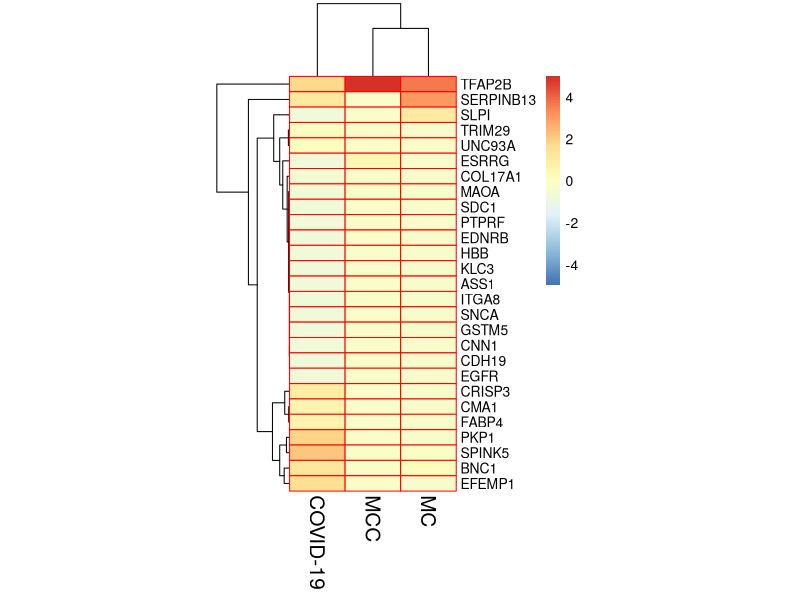
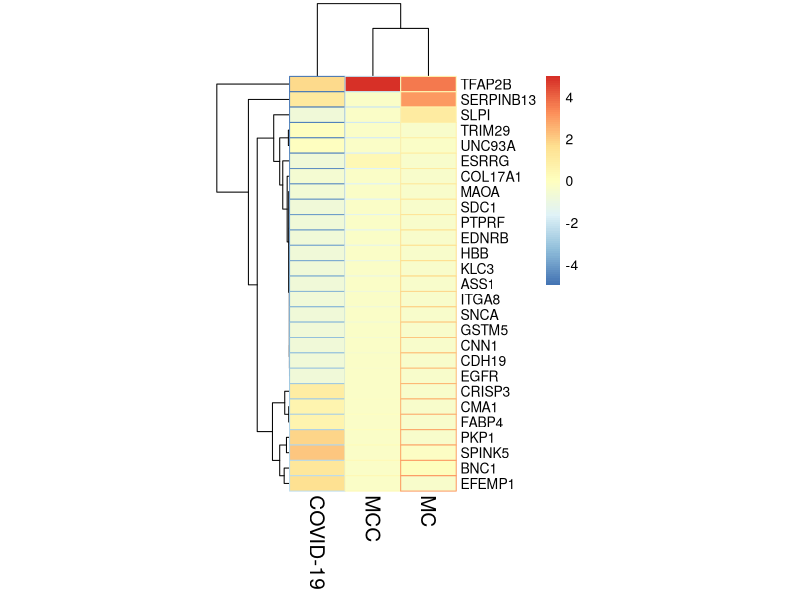
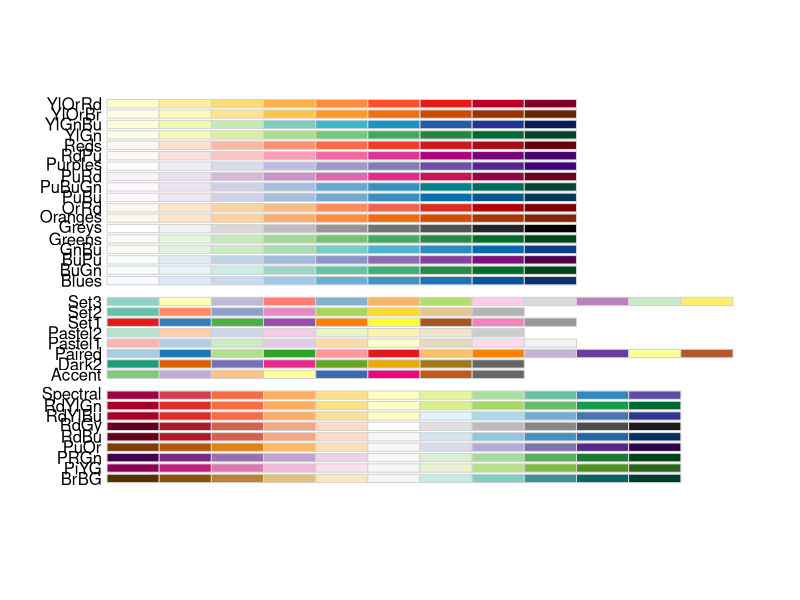
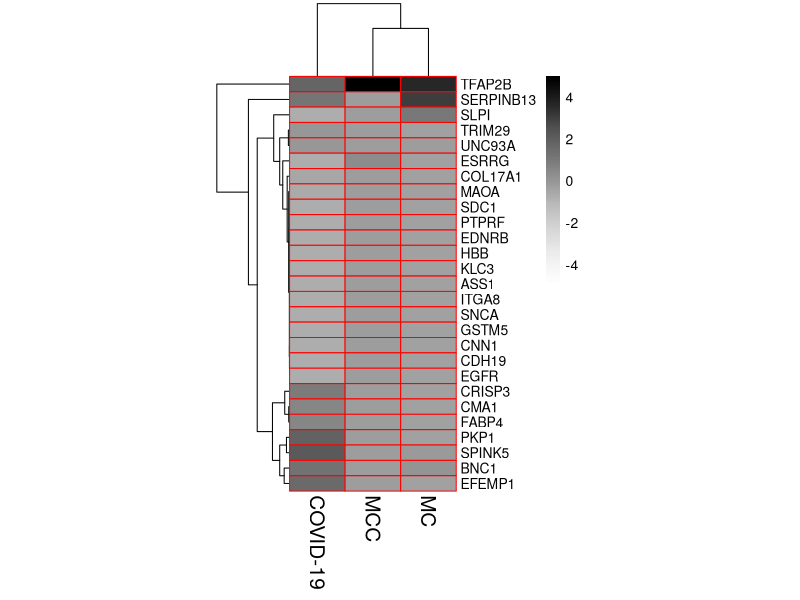
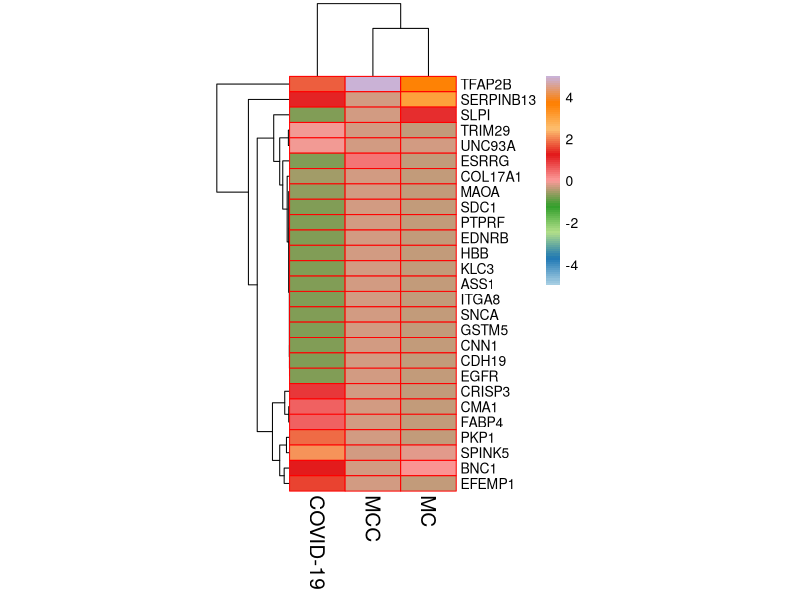
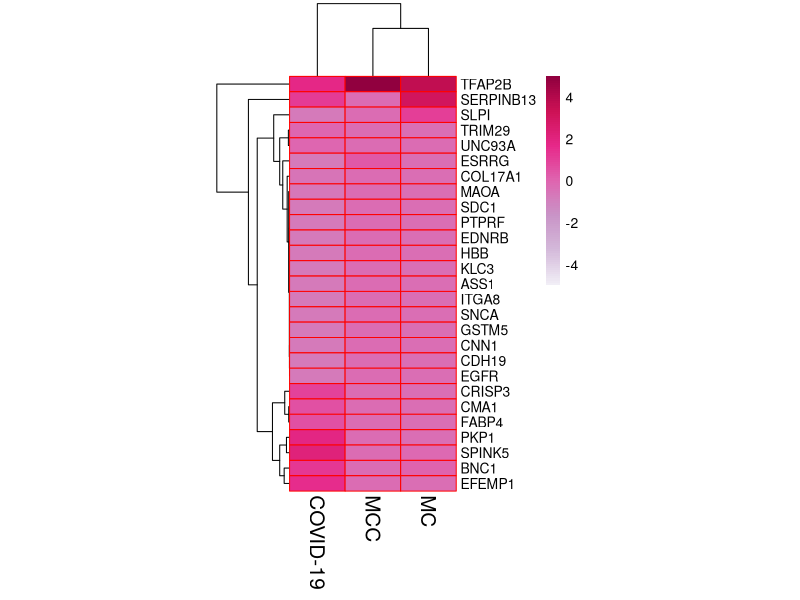
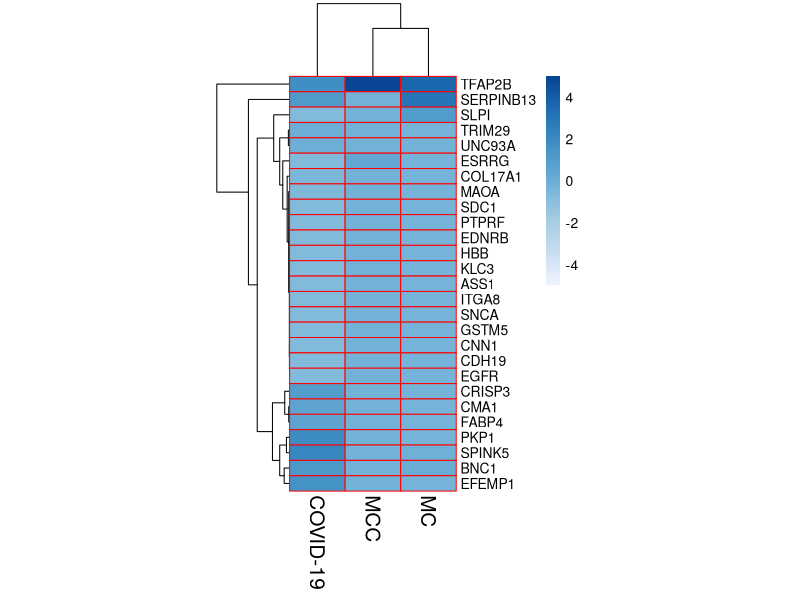
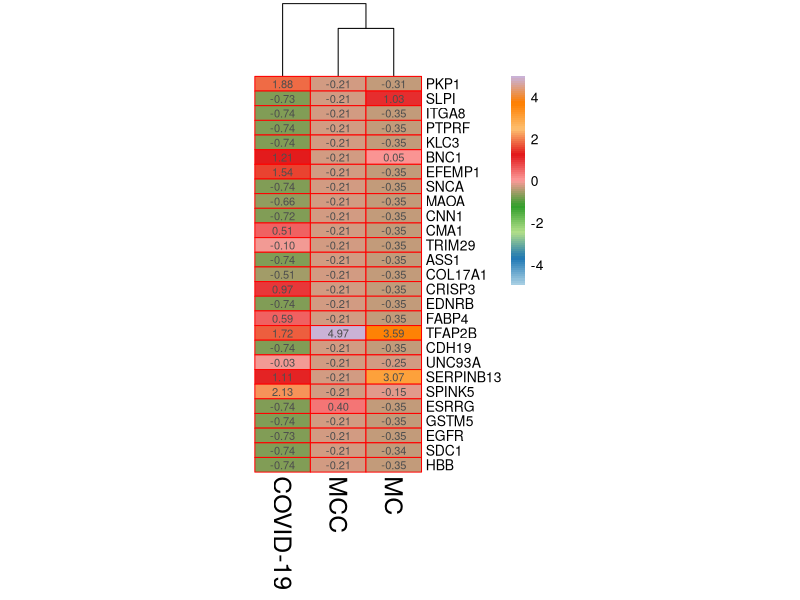

Write the R code that produced these figures, in order.
# Draw heatmap

#install.packages("RColorBrewer")
#install.packages("pheatmap")

library(ggplot2) 		
library(RColorBrewer)  # Help to extract different col0r
library(pheatmap)

# Upload Data
dataset= read.csv('heatmap_adj.csv', header = TRUE, sep = ',')
row.names(dataset)= dataset$Gene
colnames(dataset)= c('Gene', 'COVID-19', 'MCC','MC')
dataset= dataset[, -1]
dataset= data.matrix(dataset)   # Convert dataframe to matrix

        # Construct heatmap
help(pheatmap)  # open help page

pheatmap(dataset, border_color = 'red',
         cellwidth = 40,
         fontsize_col = 15,
         scale='column')

C= colorRampPalette(rev(brewer.pal(n = 7, name =
                                              "RdYlBu")))(100)  # Default color for pheatmap

pheatmap(dataset, border_color = C,
         cellwidth = 40,
         fontsize_col = 15,
         scale='column')



# Use different color
display.brewer.all()   # It shows all available color palette 


greys= colorRampPalette(brewer.pal(9, 'Greys'))(100)

pheatmap(dataset, border_color = 'red',
         cellwidth = 40,
         fontsize_col = 15,
         scale='column',
         color = greys)

pairs= colorRampPalette(brewer.pal(9, 'Paired'))(100)

pheatmap(dataset, border_color = 'red',
         cellwidth = 40,
         fontsize_col = 15,
         scale='column',
         color = pairs)

purd= colorRampPalette(brewer.pal(7, 'PuRd'))(100)


pheatmap(dataset, border_color = 'red',
         cellwidth = 40,
         fontsize_col = 15,
         scale='column',
         color = purd)


blue= colorRampPalette(brewer.pal(7, 'Blues'))(100)


pheatmap(dataset, border_color = 'red',
         cellwidth = 40,
         fontsize_col = 15,
         scale='column',
         color = blue)



pheatmap(dataset, border_color = 'red',
         cellwidth = 40,
         fontsize_col = 18,
         color = pairs,
         scale='column',
         cluster_rows = FALSE,
         display_numbers = TRUE)








